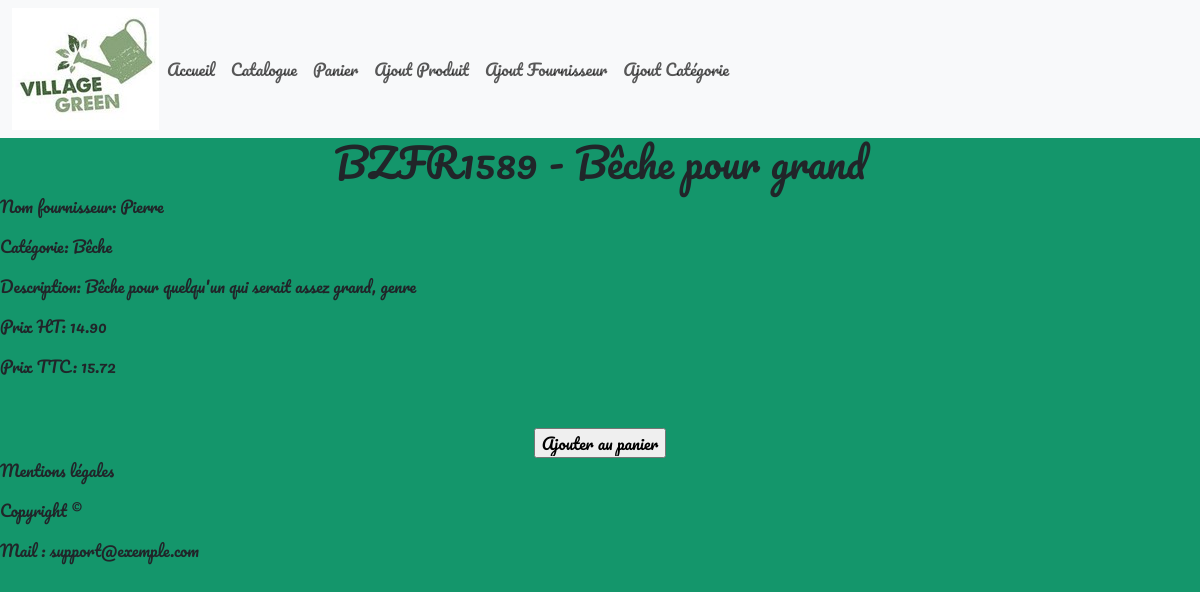
The app's page /consult_produit.php?id=1 with its own data.
### tables this page shows
CREATE TABLE `t_d_produit` (
  `Id_Produit` int(11) NOT NULL,
  `Taux_TVA` decimal(15,2) NOT NULL,
  `Nom_Long` varchar(250) NOT NULL,
  `Nom_court` varchar(50) NOT NULL,
  `Ref_fournisseur` varchar(250) NOT NULL,
  `Photo` varchar(250) DEFAULT NULL,
  `Prix_Achat` decimal(15,2) NOT NULL,
  `Id_Fournisseur` int(11) NOT NULL,
  `Id_Categorie` int(11) NOT NULL
);

CREATE TABLE `t_d_fournisseur` (
  `Id_Fournisseur` int(11) NOT NULL,
  `Nom_Fournisseur` varchar(50) NOT NULL
);

CREATE TABLE `t_d_categorie` (
  `Id_Categorie` int(11) NOT NULL,
  `Libelle` varchar(50) NOT NULL,
  `Id_Categorie_Parent` int(11) DEFAULT NULL
);

### consult_produit.php (the view, shortened to what this page needs)
<?php
$host = "localhost";
$user = "root";
$pwd = "";
$dbname = "greengarden";
try {
    $conn = new PDO("mysql:host=$host;dbname=$dbname", $user, $pwd);
} catch (PDOException $e) {
    echo "Connection failed " . $e->getMessage();
}
if (isset($_GET['id'])) {
    $id_produit = $_GET['id'];
    try {
        $stmt = $conn->prepare("SELECT * FROM t_d_produit where Id_produit=:id");
        $stmt->bindValue(':id', $id_produit);
        $stmt->execute();
        $produit = $stmt->fetch(PDO::FETCH_ASSOC);
        $stmt = $conn->prepare("SELECT * FROM t_d_categorie where Id_Categorie=:idcat");
        $stmt->bindValue(':idcat', $produit['Id_Categorie']);
        $stmt->execute();
        $categorie = $stmt->fetch(PDO::FETCH_ASSOC);
        $stmt = $conn->prepare("SELECT * FROM t_d_fournisseur where Id_Fournisseur=:idfour");
        $stmt->bindValue(':idfour', $produit['Id_Fournisseur']);
        $stmt->execute();
        $fournisseur = $stmt->fetch(PDO::FETCH_ASSOC);
    } catch (PDOException $e) {
        echo
        "Erreur: " . $e->getMessage();
        exit();
    }
} else {
    echo "Produit non spécifié";
    exit;
}
?>
<?php include 'header.php'; ?>
<h1><?php echo $produit['Ref_fournisseur'] . " - " . $produit['Nom_court']; ?></h1>
<p>Nom fournisseur: <?php echo $fournisseur['Nom_Fournisseur']; ?></p>
<p>Catégorie: <?php echo $categorie['Libelle']; ?></p>
<p>Description: <?php echo $produit['Nom_Long']; ?></p>
<p>Prix HT: <?php echo $produit['Prix_Achat']; ?></p>
<?php
$calculTVA = $produit['Prix_Achat'] * $produit['Taux_TVA'] / 100;
$prixTTC = $produit['Prix_Achat'] + $calculTVA;
?>
<p>Prix TTC: <?php echo round($prixTTC, 2); ?></p>
<form method="POST" action="ajout_panier.php">
    <input type="submit" value="Ajouter au panier">
</form>
</body>
<?php include 'footer.php'; ?>

### style/style.css (style rules this page uses)
body { background-color: rgb(20, 150, 107); font-family: 'Pacifico', cursive; }
form { text-align:center; margin-top: 50px; }
h1 { text-align: center; }

### records on screen
t_d_produit: Ref_fournisseur "BZFR1589", Nom_court "Bêche pour grand", Nom_Long "Bêche pour quelqu'un qui serait assez grand, genre", Prix_Achat "14.90", prixTTC "15.72"
t_d_fournisseur: Nom_Fournisseur "Pierre"
t_d_categorie: Libelle "Bêche"
